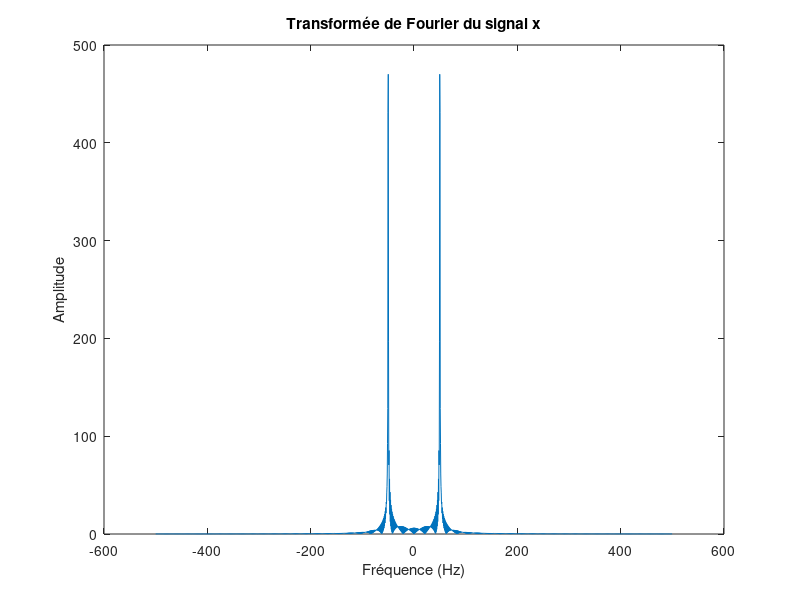

This figure's MATLAB source:
%Déclaration des paramètres
% Déclaration des paramètres
A0 = 0; % Amplitude de la composante continue
A1 = 1; % Amplitude de la composante sinusoïdale
fech = 1000; % Fréquence d'échantillonnage en Hz
M = 2048; % Nombre de points pour la FFT
N=1000;
m=0:N-1;
k0=50;
f1=k0*fech/N;

%Création d'un signal x
x = sin(2*pi*f1*m/fech);


%Affichage de sa transformée de Fourier décalée
X = fft(x, M); % Calcul de la FFT et décalage
Xshift=fftshift(X);

f = (-M/2:M/2-1)*(fech/M); % Fréquence correspondante
figure;
plot(f, abs(Xshift)); % Affichage du module de la FFT
xlabel('Fréquence (Hz)');
ylabel('Amplitude');
title('Transformée de Fourier du signal x');


%Calcul du maximum de la transformée de Fourier
[maxAmplitude, maxIndex] = max(abs(Xshift)); % Calcul du maximum et de son index
maxFrequency = f(maxIndex); % Fréquence correspondante au maximum
